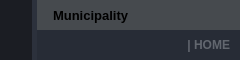
        <widget class="QFrame" name="frame_top">
         <property name="maximumSize">
          <size>
           <width>16777215</width>
           <height>60</height>
          </size>
         </property>
         <property name="styleSheet">
          <string notr="true">background-color: transparent;</string>
         </property>
         <property name="frameShape">
          <enum>QFrame::NoFrame</enum>
         </property>
         <property name="frameShadow">
          <enum>QFrame::Raised</enum>
         </property>
         <layout class="QHBoxLayout" name="horizontalLayout_3">
          <property name="spacing">
           <number>0</number>
          </property>
          <property name="leftMargin">
           <number>0</number>
          </property>
          <property name="topMargin">
           <number>0</number>
          </property>
          <property name="rightMargin">
           <number>0</number>
          </property>
          <property name="bottomMargin">
           <number>0</number>
          </property>
          <item>
           <widget class="QFrame" name="frame_toggle">
            <property name="maximumSize">
             <size>
              <width>70</width>
              <height>16777215</height>
             </size>
            </property>
            <property name="styleSheet">
             <string notr="true">background-color: rgb(27, 29, 35);</string>
            </property>
            <property name="frameShape">
             <enum>QFrame::NoFrame</enum>
            </property>
            <property name="frameShadow">
             <enum>QFrame::Raised</enum>
            </property>
            <layout class="QVBoxLayout" name="verticalLayout_3">
             <property name="spacing">
              <number>0</number>
             </property>
             <property name="leftMargin">
              <number>0</number>
             </property>
             <property name="topMargin">
              <number>0</number>
             </property>
             <property name="rightMargin">
              <number>0</number>
             </property>
             <property name="bottomMargin">
              <number>0</number>
             </property>
             <item>
              <widget class="QPushButton" name="home">
               <property name="sizePolicy">
                <sizepolicy hsizetype="Expanding" vsizetype="Expanding">
                 <horstretch>0</horstretch>
                 <verstretch>0</verstretch>
                </sizepolicy>
               </property>
               <property name="styleSheet">
                <string notr="true">QPushButton {
	background-image: url(C:/Users/JoKerTn/Documents/final/icons/24x24/cil-home.png);
	background-position: center;
	background-repeat: no-reperat;
	border: none;
	border-right: 5px solid rgb(44, 49, 60);
	background-color: rgb(27, 29, 35);
}
QPushButton:hover {
	background-color: rgb(33, 37, 43);
}
QPushButton:pressed {	
	background-color: rgb(85, 170, 255);
}</string>
               </property>
               <property name="text">
                <string/>
               </property>
              </widget>
             </item>
            </layout>
           </widget>
          </item>
          <item>
           <widget class="QFrame" name="frame_top_right">
            <property name="styleSheet">
             <string notr="true">background: transparent;</string>
            </property>
            <property name="frameShape">
             <enum>QFrame::NoFrame</enum>
            </property>
            <property name="frameShadow">
             <enum>QFrame::Raised</enum>
            </property>
            <layout class="QVBoxLayout" name="verticalLayout_2">
             <property name="spacing">
              <number>0</number>
             </property>
             <property name="leftMargin">
              <number>0</number>
             </property>
             <property name="topMargin">
              <number>0</number>
             </property>
             <property name="rightMargin">
              <number>0</number>
             </property>
             <property name="bottomMargin">
              <number>0</number>
             </property>
             <item>
              <widget class="QFrame" name="frame_top_btns">
               <property name="maximumSize">
                <size>
                 <width>16777215</width>
                 <height>30</height>
                </size>
               </property>
               <property name="styleSheet">
                <string notr="true">background-color: rgba(33, 37, 43, 150);</string>
               </property>
               <property name="frameShape">
                <enum>QFrame::NoFrame</enum>
               </property>
               <property name="frameShadow">
                <enum>QFrame::Raised</enum>
               </property>
               <layout class="QHBoxLayout" name="horizontalLayout_4">
                <property name="spacing">
                 <number>0</number>
                </property>
                <property name="leftMargin">
                 <number>0</number>
                </property>
                <property name="topMargin">
                 <number>0</number>
                </property>
                <property name="rightMargin">
                 <number>0</number>
                </property>
                <property name="bottomMargin">
                 <number>0</number>
                </property>
                <item>
                 <widget class="QFrame" name="frame_label_top_btns">
                  <property name="frameShape">
                   <enum>QFrame::NoFrame</enum>
                  </property>
                  <property name="frameShadow">
                   <enum>QFrame::Raised</enum>
                  </property>
                  <layout class="QHBoxLayout" name="horizontalLayout_10">
                   <property name="spacing">
                    <number>0</number>
                   </property>
                   <property name="leftMargin">
                    <number>8</number>
                   </property>
                   <property name="topMargin">
                    <number>0</number>
                   </property>
                   <property name="rightMargin">
                    <number>10</number>
                   </property>
                   <property name="bottomMargin">
                    <number>0</number>
                   </property>
                   <item>
                    <widget class="QFrame" name="frame_icon_top_bar">
                     <property name="maximumSize">
                      <size>
                       <width>30</width>
                       <height>30</height>
                      </size>
                     </property>
                     <property name="styleSheet">
                      <string notr="true">background: transparent;
background-image: url(:/16x16/icons/16x16/cil-terminal.png);
background-position: center;
background-repeat: no-repeat;</string>
                     </property>
                     <property name="frameShape">
                      <enum>QFrame::StyledPanel</enum>
                     </property>
                     <property name="frameShadow">
                      <enum>QFrame::Raised</enum>
                     </property>
                    </widget>
                   </item>
                   <item>
                    <widget class="QLabel" name="label_title_bar_top">
                     <property name="font">
                      <font>
                       <family>Segoe UI</family>
                       <pointsize>10</pointsize>
                       <weight>75</weight>
                       <bold>true</bold>
                      </font>
                     </property>
                     <property name="styleSheet">
                      <string notr="true">background: transparent;
margin-left: 5px;</string>
                     </property>
                     <property name="text">
                      <string>Municipality</string>
                     </property>
                    </widget>
                   </item>
                  </layout>
                 </widget>
                </item>
                <item>
                 <widget class="QFrame" name="frame_btns_right">
                  <property name="maximumSize">
                   <size>
                    <width>120</width>
                    <height>16777215</height>
                   </size>
                  </property>
                  <property name="frameShape">
                   <enum>QFrame::NoFrame</enum>
                  </property>
                  <property name="frameShadow">
                   <enum>QFrame::Raised</enum>
                  </property>
                  <layout class="QHBoxLayout" name="horizontalLayout_5">
                   <property name="spacing">
                    <number>0</number>
                   </property>
                   <property name="leftMargin">
                    <number>0</number>
                   </property>
                   <property name="topMargin">
                    <number>0</number>
                   </property>
                   <property name="rightMargin">
                    <number>0</number>
                   </property>
                   <property name="bottomMargin">
                    <number>0</number>
                   </property>
                   <item>
                    <widget class="QPushButton" name="btn_minimize">
                     <property name="sizePolicy">
                      <sizepolicy hsizetype="Minimum" vsizetype="Expanding">
                       <horstretch>0</horstretch>
                       <verstretch>0</verstretch>
                      </sizepolicy>
                     </property>
                     <property name="toolTip">
                      <string>Minimize</string>
                     </property>
                     <property name="styleSheet">
                      <string notr="true">QPushButton {	
	border: none;
	background-color: transparent;
}
QPushButton:hover {
	background-color: rgb(44, 49, 60)
}
QPushButton:pressed {	
	background-color: rgb(85, 170, 255);
}</string>
                     </property>
                     <property name="text">
                      <string/>
                     </property>
                     <property name="icon">
                      <iconset resource="files.qrc">
                       <normaloff>:/16x16/icons/16x16/cil-window-minimize.png</normaloff>:/16x16/icons/16x16/cil-window-minimize.png</iconset>
                     </property>
                    </widget>
                   </item>
                   <item>
                    <widget class="QPushButton" name="btn_maximize_restore">
                     <property name="sizePolicy">
                      <sizepolicy hsizetype="Minimum" vsizetype="Expanding">
                       <horstretch>0</horstretch>
                       <verstretch>0</verstretch>
                      </sizepolicy>
                     </property>
                     <property name="toolTip">
                      <string>Maximize</string>
                     </property>
                     <property name="styleSheet">
                      <string notr="true">QPushButton {	
	border: none;
	background-color: transparent;
}
QPushButton:hover {
	background-color: rgb(44, 49, 60)
}
QPushButton:pressed {	
	background-color: rgb(85, 170, 255);
}</string>
                     </property>
                     <property name="text">
                      <string/>
                     </property>
                     <property name="icon">
                      <iconset resource="files.qrc">
                       <normaloff>:/16x16/icons/16x16/cil-window-maximize.png</normaloff>:/16x16/icons/16x16/cil-window-maximize.png</iconset>
                     </property>
                    </widget>
                   </item>
                   <item>
                    <widget class="QPushButton" name="btn_close">
                     <property name="sizePolicy">
                      <sizepolicy hsizetype="Minimum" vsizetype="Expanding">
                       <horstretch>0</horstretch>
                       <verstretch>0</verstretch>
                      </sizepolicy>
                     </property>
                     <property name="toolTip">
                      <string>Close</string>
                     </property>
                     <property name="styleSheet">
                      <string notr="true">QPushButton {	
	border: none;
	background-color: transparent;
}
QPushButton:hover {
	background-color: rgb(44, 49, 60)
}
QPushButton:pressed {	
	background-color: rgb(85, 170, 255);
}</string>
                     </property>
                     <property name="text">
                      <string/>
                     </property>
                     <property name="icon">
                      <iconset resource="files.qrc">
                       <normaloff>:/16x16/icons/16x16/cil-x.png</normaloff>:/16x16/icons/16x16/cil-x.png</iconset>
                     </property>
                    </widget>
                   </item>
                  </layout>
                 </widget>
                </item>
               </layout>
              </widget>
             </item>
             <item>
              <widget class="QFrame" name="frame_top_info">
               <property name="styleSheet">
                <string notr="true">background-color: rgb(39, 44, 54);</string>
               </property>
               <property name="frameShape">
                <enum>QFrame::NoFrame</enum>
               </property>
               <property name="frameShadow">
                <enum>QFrame::Raised</enum>
               </property>
               <layout class="QHBoxLayout" name="horizontalLayout_8">
                <property name="spacing">
                 <number>0</number>
                </property>
                <property name="leftMargin">
                 <number>10</number>
                </property>
                <property name="topMargin">
                 <number>0</number>
                </property>
                <property name="rightMargin">
                 <number>10</number>
                </property>
                <property name="bottomMargin">
                 <number>0</number>
                </property>
                <item>
                 <widget class="QLabel" name="label_top_info_1">
                  <property name="font">
                   <font>
                    <family>Segoe UI</family>
                   </font>
                  </property>
                  <property name="styleSheet">
                   <string notr="true">color: rgb(98, 103, 111);</string>
                  </property>
                  <property name="text">
                   <string/>
                  </property>
                 </widget>
                </item>
                <item>
                 <widget class="QLabel" name="label_top_info_2">
                  <property name="minimumSize">
                   <size>
                    <width>0</width>
                    <height>0</height>
                   </size>
                  </property>
                  <property name="maximumSize">
                   <size>
                    <width>250</width>
                    <height>16777215</height>
                   </size>
                  </property>
                  <property name="font">
                   <font>
                    <family>Segoe UI</family>
                    <weight>75</weight>
                    <bold>true</bold>
                   </font>
                  </property>
                  <property name="styleSheet">
                   <string notr="true">color: rgb(98, 103, 111);</string>
                  </property>
                  <property name="text">
                   <string>| HOME</string>
                  </property>
                  <property name="alignment">
                   <set>Qt::AlignRight|Qt::AlignTrailing|Qt::AlignVCenter</set>
                  </property>
                 </widget>
                </item>
               </layout>
              </widget>
             </item>
            </layout>
           </widget>
          </item>
         </layout>
        </widget>
